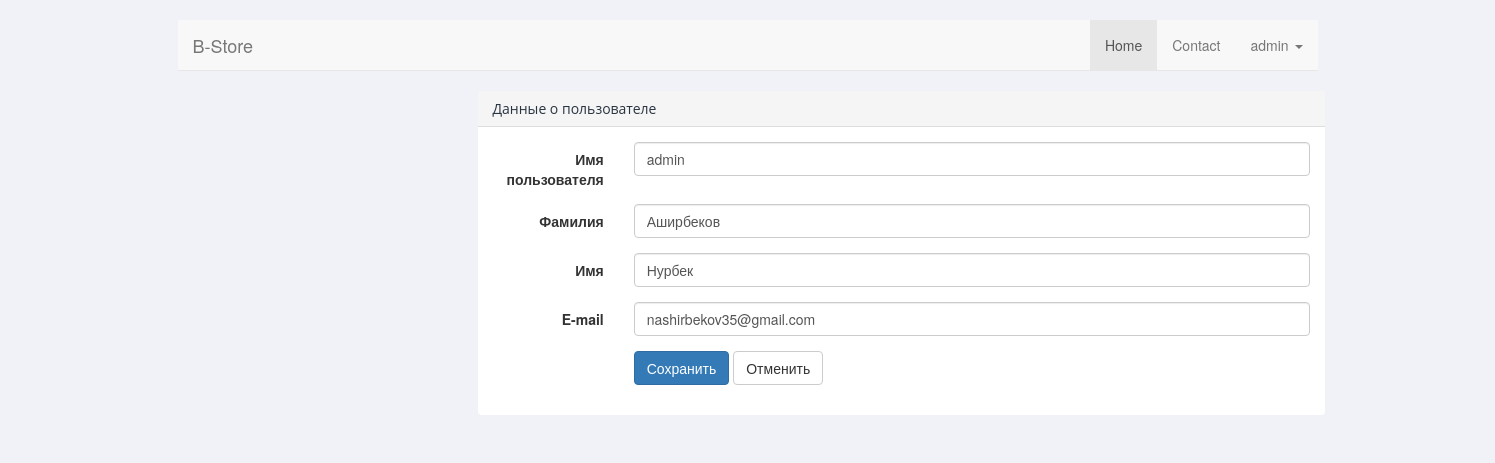
The page /profile/ (signed in) on the database its author committed.
### storeapp/models.py (models this page shows)
class User(AbstractUser):
    REQUIRED_FIELDS = ['first_name', 'last_name', 'email']
    def __str__(self):
        return self.username

### storeapp/views.py (the view)
# urls.py: path('profile/', profile, name='profile'),
def profile(request):
    if request.method == "POST":
        update_user = UserUpdateForm(request.POST, instance=request.user)
        if update_user.is_valid():
            update_user.save()
            messages.success(request, f'Ваш аккаунт был успешно обновлен')
            return redirect('profile')
    else:
        update_user = UserUpdateForm(instance=request.user)
    data = {
        'update_user': update_user
    }
    return render(request, 'profile.html', data)

### storeapp/forms.py
class UserUpdateForm(forms.ModelForm):
    username = forms.CharField(
        widget=forms.TextInput(
            attrs={
                "placeholder": "Имя пользователя",
                "class": "form-control"
            }
        ))
    email = forms.EmailField(
        widget=forms.EmailInput(
            attrs={
                "placeholder": "Email",
                "class": "form-control"
            }
        ))
    last_name = forms.CharField(
        widget=forms.TextInput(
            attrs={
                "placeholder": "Фамилия",
                "class": "form-control"
            }
        ))
    first_name = forms.CharField(
        widget=forms.TextInput(
            attrs={
                "placeholder": "Имя",
                "class": "form-control"
            }
        ))
    class Meta:
        model = User
        fields = ['username', 'first_name', 'last_name', 'email']

### templates/profile.html (shortened to what this page needs)
{% extends 'base.html' %}
{% block content %}
  <link href="https://maxcdn.bootstrapcdn.com/font-awesome/4.3.0/css/font-awesome.min.css" rel="stylesheet">
  <div class="container bootstrap snippets bootdeys">
    <div class="row">
      <div class="col-xs-12 col-sm-9">
        <form class="form-horizontal" method="post" enctype="multipart/form-data">
          <div class="panel panel-default">
            <div class="panel-heading">
              <h4 class="panel-title">Данные о пользователе</h4>
            </div>
            <div class="panel-body">
              <div class="form-group">
                <label class="col-sm-2 control-label">Имя пользователя</label>
                <div class="col-sm-10">
                  {{ update_user.username }}
                </div>
              </div>
              <div class="form-group">
                <label class="col-sm-2 control-label">Фамилия</label>
                <div class="col-sm-10">
                  {{ update_user.last_name }}
                </div>
              </div>
              <div class="form-group">
                <label class="col-sm-2 control-label">Имя</label>
                <div class="col-sm-10">
                  {{ update_user.first_name }}
                </div>
              </div>
              <div class="form-group">
                <label class="col-sm-2 control-label">E-mail</label>
                <div class="col-sm-10">
                  {{ update_user.email }}
                </div>
              </div>
              <div class="form-group">
                <div class="col-sm-10 col-sm-offset-2">
                  <button type="submit" class="btn btn-primary">Сохранить</button>
                  <button type="reset" class="btn btn-default">Отменить</button>
                </div>
              </div>
            </div>
          </div>
        </form>
      </div>
    </div>
  </div>
{% endblock content %}

### templates/base.html (shortened to what this page needs)
<!DOCTYPE html>
{% load static %}
<html lang="ru">
<head>
  <link href="http://netdna.bootstrapcdn.com/bootstrap/3.3.7/css/bootstrap.min.css" rel="stylesheet">
</head>
<body>
<div class="container bootdey">
  <div class="navbar navbar-default navbar-static-top">
    <div class="container bootstrap snippets bootdey">
      <div class="navbar-header">
        <a class="navbar-brand" href="{% url 'base' %}">B-Store</a>
      </div>
      <div class="collapse navbar-collapse">
        <ul class="nav navbar-nav pull-right" style="margin-right: 15px">
          <li class="active"><a href="{% url 'base' %}">Home</a></li>
          <li><a href="{% url 'contact' %}">Contact</a></li>
          {% if request.user.is_authenticated %}
            <li class="dropdown"><a href="#" id="drop1" data-toggle="dropdown" class="dropdown-toggle"
                                    role="button">{{ request.user }} <b class="caret"></b></a>
            </li>
          {% else %}
            <li><a href="{% url 'store_login' %}">Войти</a></li>
          {% endif %}
        </ul>
      </div>
    </div>
  </div>
  <div class="col-md-3">
  </div>
  <div class="col-md-9">
    <div class="row product-list">
      {% block content %}
      {% endblock content %}
    </div>
  </div>
</div>
</body>
</html>

### templates/base.html (style rules this page uses)
body { margin-top: 20px; background: #f1f2f7; }
.panel { border: none; box-shadow: none; }
.panel-heading { border-color: #eff2f7; font-size: 16px; font-weight: 300; }
.panel-title { color: #2A3542; font-size: 14px; font-weight: 400; margin-bottom: 0; margin-top: 0; font-family: 'Open Sans', sans-serif; }

### rows shown on the page
User: user "admin", username "admin", last_name "Аширбеков", first_name "Нурбек", email "nashirbekov35@gmail.com"
